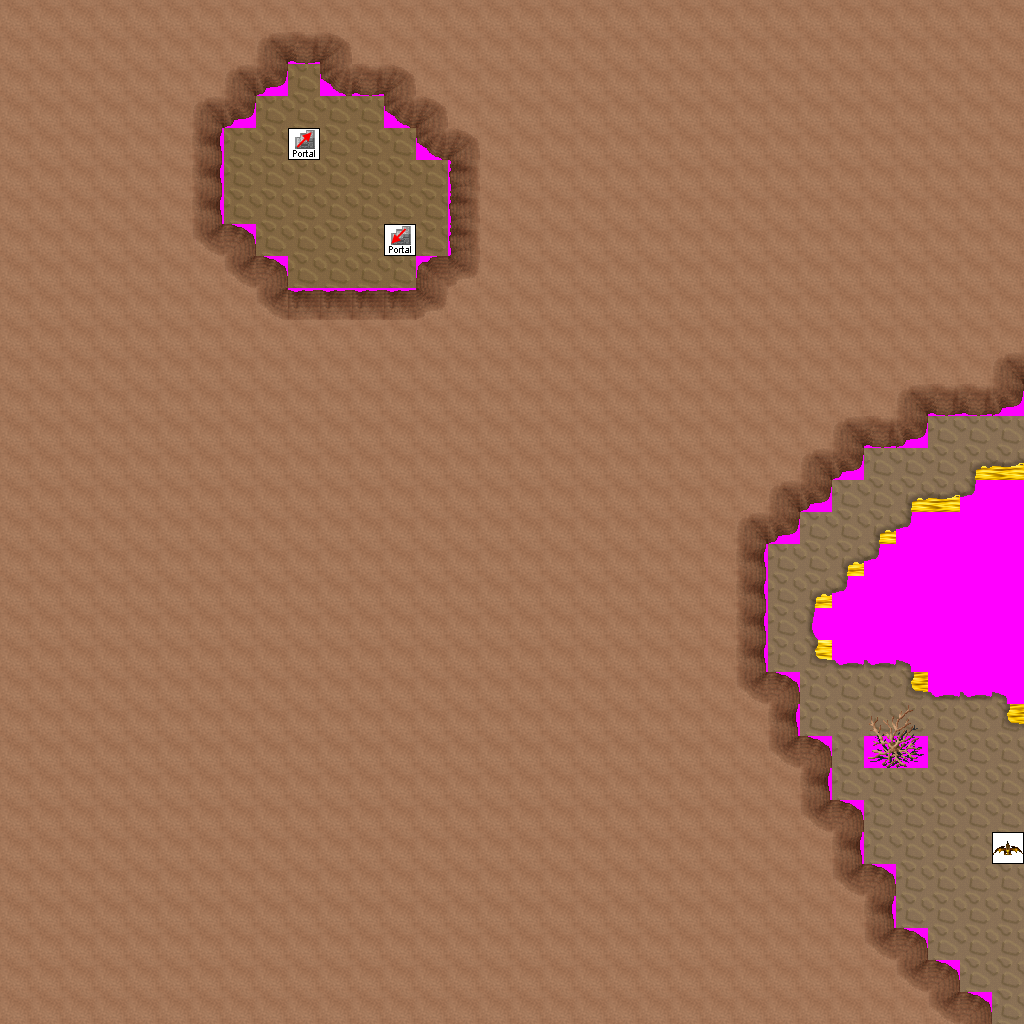

A level layout from a 2D game, rendered from its tile map. Below: a short description, then the map file with tile-grid data replaced by summaries:
An orthogonal 32x32 tile map with 32x32 px tiles, 7 tile layers (Ground, Objects, Above, Walkable, ...), 10 tilesets and 6 objects (3x newmap, from_west_0, from_west_1, from_north_0).

<map version="1.0" orientation="orthogonal" width="32" height="32" tilewidth="32" tileheight="32">
 <tileset firstgid="1" name="ground_brown" tilewidth="32" tileheight="32">
  <image source="../drawable/ground_brown.png" width="160" height="32" />
 </tileset>
 <tileset firstgid="6" name="plant_bush_various_small" tilewidth="32" tileheight="32">
  <image source="../drawable/plant_bush_various_small.png" width="96" height="96" />
 </tileset>
 <tileset firstgid="15" name="ground_brown_edges" tilewidth="32" tileheight="32">
  <image source="../drawable/ground_brown_edges.png" width="192" height="96" />
 </tileset>
 <tileset firstgid="33" name="ground_brown_corners" tilewidth="32" tileheight="32">
  <image source="../drawable/ground_brown_corners.png" width="128" height="64" />
 </tileset>
 <tileset firstgid="41" name="ground_water_golden_whirlpool" tilewidth="32" tileheight="32">
  <image source="../drawable/ground_water_golden_whirlpool.png" width="128" height="96" />
 </tileset>
 <tileset firstgid="53" name="logic_portal" tilewidth="32" tileheight="32">
  <image source="../drawable/logic_portal.png" width="256" height="96" />
 </tileset>
 <tileset firstgid="77" name="building_stairs_dark_stairs" tilewidth="32" tileheight="32">
  <image source="../drawable/building_stairs_dark_stairs.png" width="32" height="64" />
 </tileset>
 <tileset firstgid="79" name="logic_creature_dragon" tilewidth="32" tileheight="32">
  <image source="../drawable/logic_creature_dragon.png" width="256" height="32" />
 </tileset>
 <tileset firstgid="87" name="building_wall_int_sandstone" tilewidth="32" tileheight="32">
  <image source="../drawable/building_wall_int_sandstone.png" width="96" height="160" />
 </tileset>
 <tileset firstgid="102" name="walkable_sentinel" tilewidth="32" tileheight="32">
  <image source="../drawable/walkable_sentinel.png" width="32" height="32" />
 </tileset>
 <layer name="Ground" width="32" height="32">
  <data>[1024 cells, 1024 non-empty, 5 distinct tile ids]</data>
 </layer>
 <layer name="Objects" width="32" height="32">
  <data>[1024 cells, 0 non-empty, 0 distinct tile ids]</data>
 </layer>
 <layer name="Above" width="32" height="32">
  <data>[1024 cells, 2 non-empty, 2 distinct tile ids]</data>
 </layer>
 <layer name="Walkable" width="32" height="32">
  <data>[1024 cells, 921 non-empty, 1 distinct tile ids]</data>
 </layer>
 <layer name="Objects_stendhal" width="32" height="32">
  <data>[1024 cells, 911 non-empty, 24 distinct tile ids]</data>
 </layer>
 <layer name="Above_stendhal" width="32" height="32">
  <data>[1024 cells, 0 non-empty, 0 distinct tile ids]</data>
 </layer>
 <layer name="Objects_stendhal2" width="32" height="32">
  <data>[1024 cells, 3 non-empty, 3 distinct tile ids]</data>
 </layer>
 <objectgroup name="Mapevents" width="32" height="32">
  <object name="exit_east_0" type="newmap" x="992" y="416" width="32" height="64">
   <properties>
    <property name="map" value="level_1_fado_great_cave_n_e2_x1_y2" />
    <property name="place" value="from_east_0" />
   </properties>
  </object>
  <object name="exit_east_1" type="newmap" x="992" y="704" width="32" height="320">
   <properties>
    <property name="map" value="level_1_fado_great_cave_n_e2_x1_y2" />
    <property name="place" value="from_east_1" />
   </properties>
  </object>
  <object name="exit_south_0" type="newmap" x="992" y="992" width="32" height="32">
   <properties>
    <property name="map" value="level_1_fado_great_cave_n_e2_x0_y3" />
    <property name="place" value="from_south_0" />
   </properties>
  </object>
 </objectgroup>
 <objectgroup name="Spawn" width="32" height="32">
  <object name="from_west_0" x="992" y="448" width="32" height="32" />
  <object name="from_west_1" x="992" y="864" width="32" height="32" />
  <object name="from_north_0" x="992" y="992" width="32" height="32" />
 </objectgroup>
 <objectgroup name="Keys" width="32" height="32" />
 <objectgroup name="Replace" width="32" height="32" />
</map>
